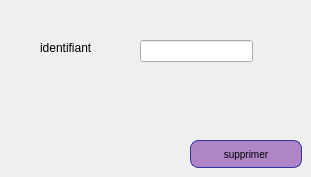
        <widget class="QWidget" name="tab_2">
         <attribute name="title">
          <string>supprimer valise</string>
         </attribute>
         <widget class="QLabel" name="label">
          <property name="geometry">
           <rect>
            <x>40</x>
            <y>40</y>
            <width>71</width>
            <height>16</height>
           </rect>
          </property>
          <property name="text">
           <string>identifiant</string>
          </property>
         </widget>
         <widget class="QLineEdit" name="id_supp">
          <property name="geometry">
           <rect>
            <x>140</x>
            <y>40</y>
            <width>113</width>
            <height>22</height>
           </rect>
          </property>
         </widget>
         <widget class="QPushButton" name="supprimer">
          <property name="geometry">
           <rect>
            <x>190</x>
            <y>140</y>
            <width>112</width>
            <height>28</height>
           </rect>
          </property>
          <property name="styleSheet">
           <string notr="true">QPushButton {
color: black;
background-color: rgb(175, 133, 200);
border-width: 1px;
border-color: #339;
border-style: solid;
border-radius: 8;
padding: 3px;
font-size: 10px;
padding-left: 5px;
padding-right: 5px;
min-width: 100px;
max-width: 300px;
min-height: 20px;
max-height: 50px;
}</string>
          </property>
          <property name="text">
           <string>supprimer</string>
          </property>
         </widget>
        </widget>
